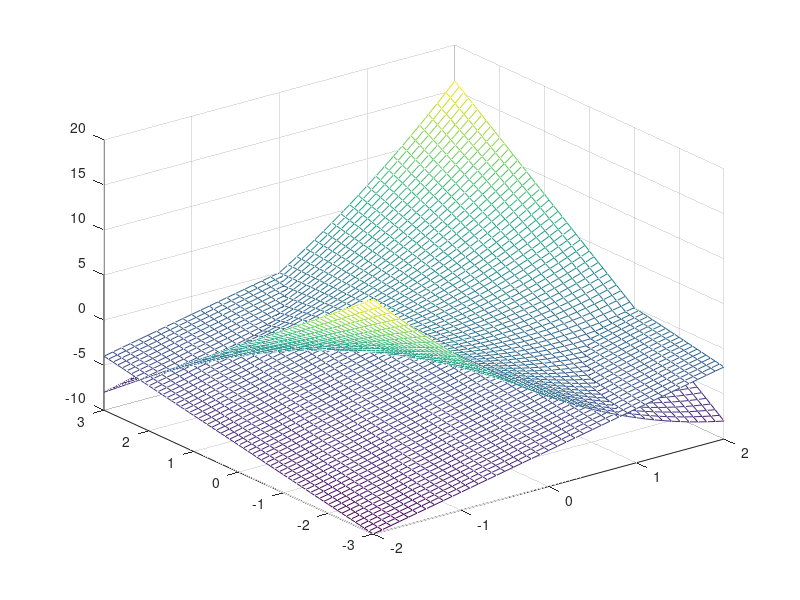
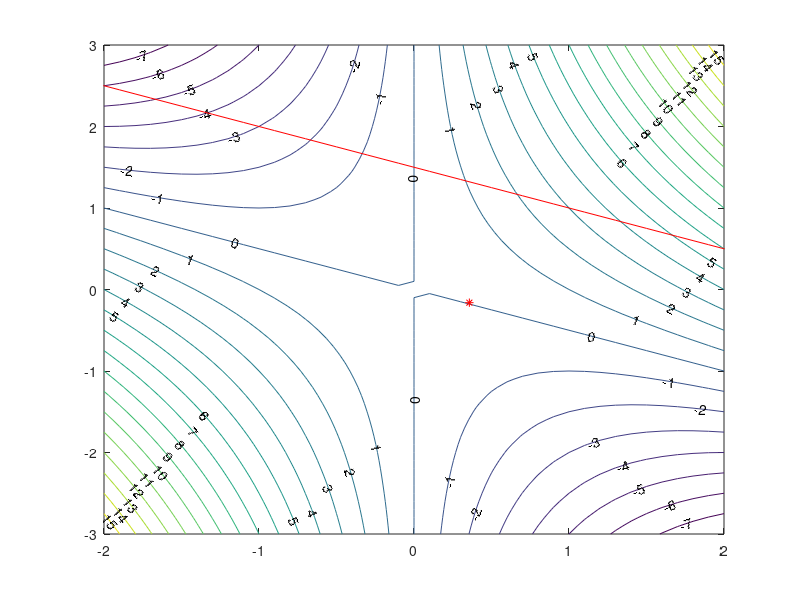
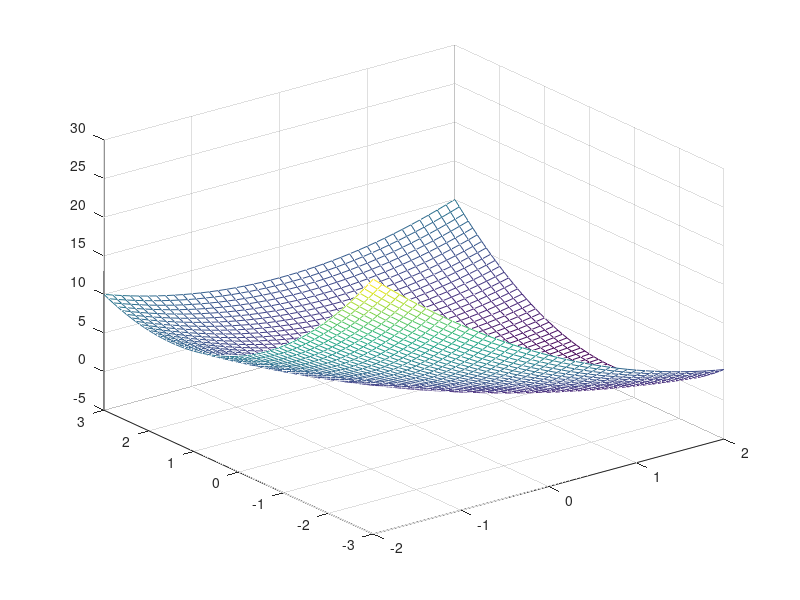
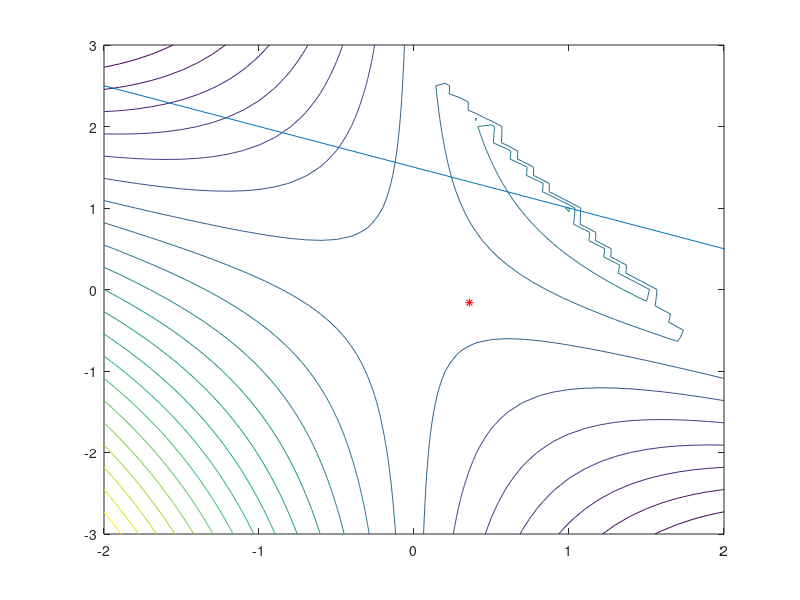

The MATLAB script that drew these images, in order:
% MECH 559 - M. Kokkolaras
% McGill University
% Plot reduced functions of examples 5.8 and 5.10 in POD

clear all
clc
close all
clf

x2 = -2:.1:2;
x3 = -3:.1:3;

[X,Y] = meshgrid(x2,x3);
f = -5*Y - 4*X.^2;
F = -5*Y - 4*X.^2;
F = X.^2 + 2*X.*Y;
f=F;

x2star = -95/588;
x3star = 5/14;
fstar = -5*x2star-4*x3star^2;

g = -(x3+x3.^2)./3;
g = 3/2 - x3/2;
G1 = 3*Y + X + X.^2;
G1 = 2*X + Y -3;
G = (G1<=0);
Geq = (G1==0);
%G=G./G;
F = G.*F;
 
figure(1)
mesh(x2,x3,f)
hold on
mesh(x2,x3,G1);

figure(2)
clf
V = -25:1:25; 
cs = contour(x2,x3,f,V); 
clabel(cs)
hold on
plot(x3,g,'r')
plot(x3star,x2star,'*r')

ff = -(3*X + Y - X.^2 - X.*Y - Y.*Y);
figure(3)
mesh(x2,x3,ff)


figure(4)
contour(X,Y,F,21)
hold on
plot(x3,g)
plot(x3star,x2star,'*r')

figure(5)
ff = 5*x3-7*x3.^2;
ffstar = 5*x3star-7*x3star^2;
plot(x3,ff)
hold on
plot(x3star,ffstar,'*r')



Bordered_Hessian = [0 1 1 1; 1 0 -1 -1; 1 -1 0 -1; 1 -1 -1 0]
det(Bordered_Hessian)
stlpm=[0 1 1; 1 0 -1; 1 -1 0];
det(stlpm)
